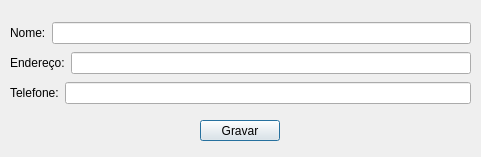
<?xml version="1.0" encoding="UTF-8"?>
<ui version="4.0">
 <class>add_clientes</class>
 <widget class="QDialog" name="add_clientes">
  <property name="geometry">
   <rect>
    <x>0</x>
    <y>0</y>
    <width>481</width>
    <height>157</height>
   </rect>
  </property>
  <property name="windowTitle">
   <string>Dialog</string>
  </property>
  <widget class="QPushButton" name="btn_gravar">
   <property name="geometry">
    <rect>
     <x>200</x>
     <y>120</y>
     <width>80</width>
     <height>21</height>
    </rect>
   </property>
   <property name="text">
    <string>Gravar</string>
   </property>
  </widget>
  <widget class="QWidget" name="layoutWidget">
   <property name="geometry">
    <rect>
     <x>10</x>
     <y>20</y>
     <width>461</width>
     <height>86</height>
    </rect>
   </property>
   <layout class="QVBoxLayout" name="verticalLayout">
    <item>
     <layout class="QHBoxLayout" name="horizontalLayout_3">
      <item>
       <widget class="QLabel" name="label">
        <property name="text">
         <string>Nome:</string>
        </property>
       </widget>
      </item>
      <item>
       <widget class="QLineEdit" name="txt_nome">
        <property name="alignment">
         <set>Qt::AlignLeading|Qt::AlignLeft|Qt::AlignVCenter</set>
        </property>
       </widget>
      </item>
     </layout>
    </item>
    <item>
     <layout class="QHBoxLayout" name="horizontalLayout_2">
      <item>
       <widget class="QLabel" name="label_2">
        <property name="text">
         <string>Endereço:</string>
        </property>
       </widget>
      </item>
      <item>
       <widget class="QLineEdit" name="txt_end">
        <property name="alignment">
         <set>Qt::AlignLeading|Qt::AlignLeft|Qt::AlignVCenter</set>
        </property>
       </widget>
      </item>
     </layout>
    </item>
    <item>
     <layout class="QHBoxLayout" name="horizontalLayout">
      <item>
       <widget class="QLabel" name="label_3">
        <property name="text">
         <string>Telefone:</string>
        </property>
       </widget>
      </item>
      <item>
       <widget class="QLineEdit" name="txt_tel">
        <property name="alignment">
         <set>Qt::AlignLeading|Qt::AlignLeft|Qt::AlignVCenter</set>
        </property>
       </widget>
      </item>
     </layout>
    </item>
   </layout>
  </widget>
 </widget>
 <resources/>
 <connections/>
</ui>
